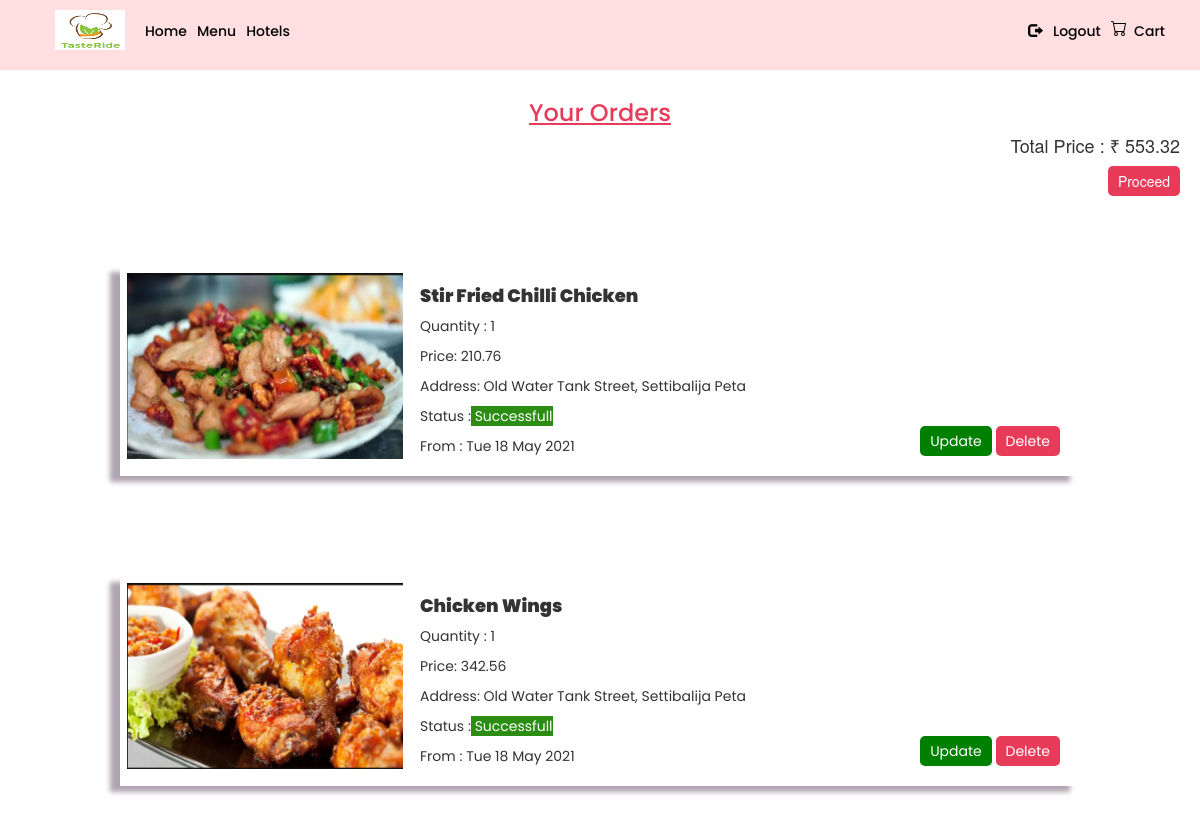
The page /food/cart (signed in) on the database as committed earlier.
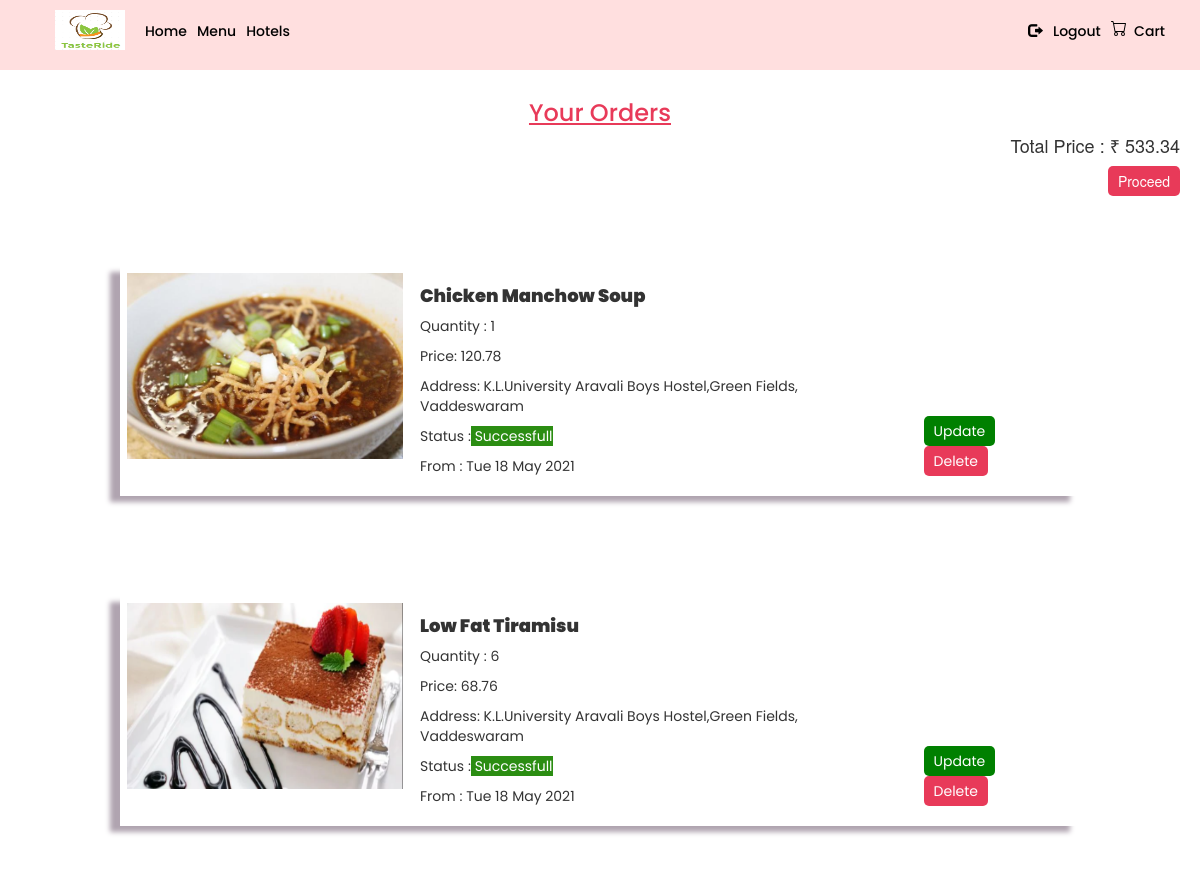
The same page on the database as committed later.
### food/models.py (models this page shows)
class Cart(models.Model):
    user = models.ForeignKey(User,on_delete=models.CASCADE)
    food = models.ForeignKey('Food',on_delete=models.CASCADE)
    address= models.CharField(max_length=500,default="")
    quantity = models.PositiveIntegerField(default=1, validators=[MinValueValidator(1), MaxValueValidator(100)])
    ordered_on = models.DateField(default=date.today())

### food/views.py (the view)
# urls.py: path('cart',AllOrders,name="cart"),
def AllOrders(request):
    user_id = request.user.id
    user = get_object_or_404(User,pk=user_id)
    def calc_totalPrice(orders):
        total_price = 0
        for i in range(len(orders)):
            total_price  = total_price + orders[i]['quantity'] * orders[i]['food__price']
        return total_price
    orders = Cart.objects.filter(user=user).values(
        'quantity',
        'ordered_on',
        'food__name',
        'food__price',
        'food__category__cname',
        'food__image',
        'address',
        'id'
    )
    return render(request,'food/cart.html',{
        'orders':orders,
        'total_price':calc_totalPrice(orders)
    })

### food/templates/food/cart.html
{% extends 'food/base.html' %}
{% load widget_tweaks %}
{% load crispy_forms_tags %}
{% block start %}
<h3 style="color: #E83A59;font-family: 'Poppins',sans-serif;text-align: center;margin-top: 40px;text-decoration: underline;">Your Orders</h3>
<div style="display:block;text-align: end; padding: 0px 20px;" class="price">
  <h4>Total Price : ₹ {{total_price}} </h4>
  <button class="button">
    <a href="#">
      Proceed
    </a>
  </button>
</div>
<div id="all" class="card-container">
    {% for order in orders.all %}
      <div class="card" style="width: 80% !important; display: flex;margin: 50px;">
        <div class="card-body-left">
          <img class="card-img-top" src="../media/{{order.food__image}}" alt="{{order.hotel__name}}"/>
        </div>
              <div class="card-body">
                <h5 class="card-title">{{order.food__name}}</h5>
                <p class="card-text1">Quantity : {{order.quantity}}</p>
                <p class="card-text1">Price: {{ order.food__price }} </p>
                <p class="card-text1">Address: {{ order.address }} </p>
                <p class="card-text1">Status :<span style="background-color: #2B8D12; color: white;"> Successfull</span></p>
                <p class="card-text1">From : {{ order.ordered_on|date:"D d M Y" }}</p>
              </div>
              <div style="    margin-left: auto;
              margin-top: auto;
              padding: 20px;">
                 <button style="background-color: green;
                                color: white;
                                padding: 5px 10px;
                                border-radius: 5px;
                                border: none;">
                      <a href="{% url 'updateorder' order.id %}" style="text-decoration: none; color: white;">Update</a>
                  </button>
                  <button class="button">
                      <a href="{% url 'deleteorder' order.id %}">
                        Delete
                      </a>
                    </button>
              </div>
          </div>
    {% endfor %}
</div>
{% endblock start %}

Rows that differ between the two databases and show on the page:
removed Cart: shows a picture, food__name "Stir Fried Chilli Chicken", quantity "1", food__price "210.76", address "Old Water Tank Street, Settibalija Peta", ordered_on "Tue 18 May 2021"
removed Cart: shows a picture, food__name "Chicken Wings", quantity "1", food__price "342.56", address "Old Water Tank Street, Settibalija Peta", ordered_on "Tue 18 May 2021"
added Cart: shows a picture, food__name "Chicken Manchow Soup", quantity "1", food__price "120.78", address "K.L.University Aravali Boys Hostel,Green Fields, Vaddeswaram", ordered_on "Tue 18 May 2021"
added Cart: shows a picture, food__name "Low Fat Tiramisu", quantity "6", food__price "68.76", address "K.L.University Aravali Boys Hostel,Green Fields, Vaddeswaram", ordered_on "Tue 18 May 2021"
Other text that changed with them:
{{ total_price }}: "553.32" → "533.34"
